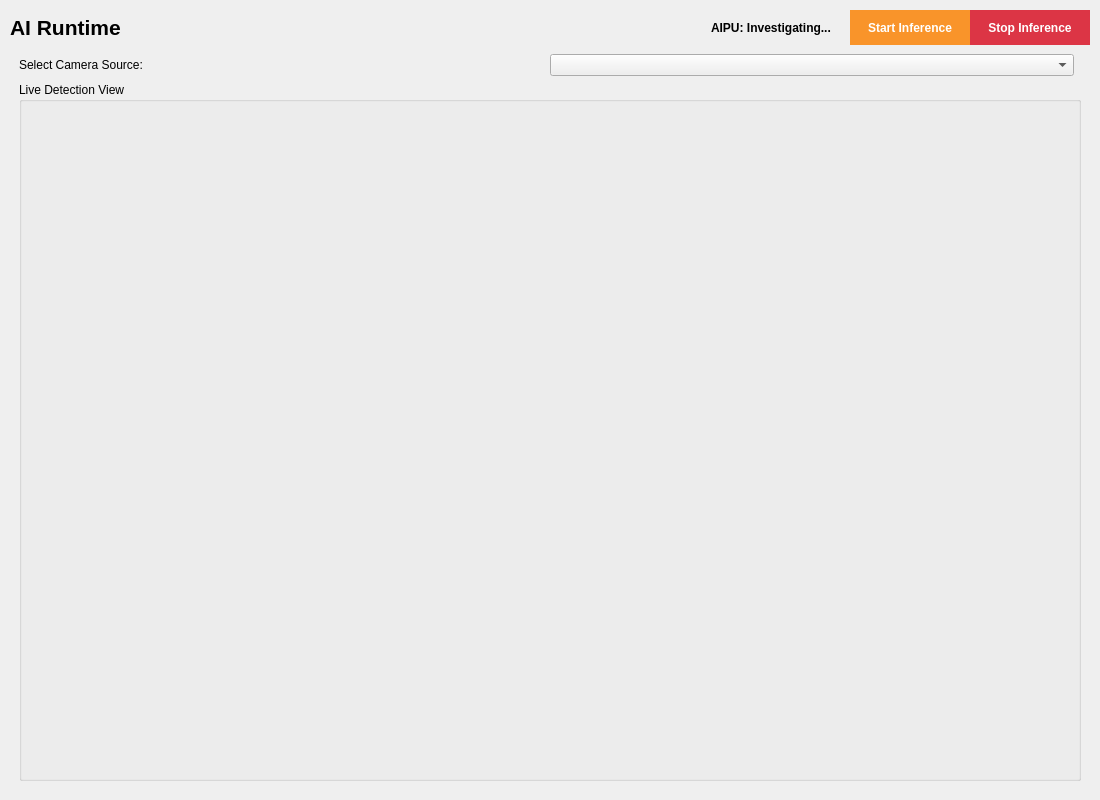
<?xml version='1.0' encoding='utf-8'?>
<ui version="4.0">
 <class>AIRuntimeView</class>
 <widget class="QWidget" name="AIRuntimeView">
  <property name="geometry">
   <rect>
    <x>0</x>
    <y>0</y>
    <width>1100</width>
    <height>800</height>
   </rect>
  </property>
  <layout class="QVBoxLayout" name="mainVerticalLayout">
   <property name="spacing">
    <number>0</number>
   </property>
   <property name="leftMargin">
    <number>10</number>
   </property>
   <property name="topMargin">
    <number>10</number>
   </property>
   <property name="rightMargin">
    <number>10</number>
   </property>
   <property name="bottomMargin">
    <number>10</number>
   </property>
   <item><layout class="QHBoxLayout" name="topNavBarLayout"><item><widget class="QLabel" name="labelTitle">
         <property name="font">
          <font>
           <pointsize>16</pointsize>
           <weight>75</weight>
           <bold>true</bold>
          </font>
         </property>
         <property name="text">
          <string>AI Runtime</string>
         </property>
        </widget>
       </item><item><spacer name="navSpacer"><property name="orientation"><enum>Qt::Horizontal</enum></property><property name="sizeHint"><size><width>40</width><height>20</height></size></property></spacer></item><item><widget class="QLabel" name="lblAipuStatus"><property name="text"><string>AIPU: Investigating...</string></property><property name="styleSheet"><string notr="true">font-weight: bold; margin-right: 15px;</string></property></widget></item><item><widget class="QPushButton" name="btnLaunch">
         <property name="minimumSize">
          <size>
           <width>120</width>
           <height>35</height>
          </size>
         </property>
         <property name="styleSheet">
          <string notr="true">QPushButton { background-color: #F9942A; color: white; border: none; font-weight: bold; } QPushButton:hover { background-color: #E08426; } QPushButton:disabled { background-color: #DEE2E6; }</string>
         </property>
         <property name="text">
          <string>Start Inference</string>
         </property>
        </widget>
       </item><item><widget class="QPushButton" name="btnStop">
         <property name="minimumSize">
          <size>
           <width>120</width>
           <height>35</height>
          </size>
         </property>
         <property name="styleSheet">
          <string notr="true">QPushButton { background-color: #DC3545; color: white; border: none; font-weight: bold; } QPushButton:hover { background-color: #C82333; } QPushButton:disabled { background-color: #DEE2E6; }</string>
         </property>
         <property name="text">
          <string>Stop Inference</string>
         </property>
        </widget>
       </item></layout></item><item><widget class="QStackedWidget" name="contentStack">
      <widget class="QWidget" name="monitoringPage">
       <layout class="QVBoxLayout" name="monitoringLayout">
        <item>
         <layout class="QHBoxLayout" name="cameraSelectionLayout">
          <item>
           <widget class="QLabel" name="lblSelectCamera">
            <property name="text">
             <string>Select Camera Source:</string>
            </property>
           </widget>
          </item>
          <item>
           <widget class="QComboBox" name="comboActiveProfile">
            <property name="minimumWidth">
             <number>200</number>
            </property>
           </widget>
          </item>
          <item>
           <spacer name="horizontalSpacer">
            <property name="orientation">
             <enum>Qt::Horizontal</enum>
            </property>
           </spacer>
          </item>
         </layout>
        </item>
        <item>
         <widget class="QGroupBox" name="liveGrid">
          <property name="title">
           <string>Live Detection View</string>
          </property>
          <layout class="QVBoxLayout" name="videoContainer" />
         </widget>
        </item>
       </layout>
      </widget>
      <widget class="QWidget" name="modelPage">
       <layout class="QHBoxLayout" name="modelMainHLayout">
        <item>
         <widget class="QScrollArea" name="scrollModelSettings">
          <property name="widgetResizable">
           <bool>true</bool>
          </property>
          <widget class="QWidget" name="scrollAreaWidgetContents">
           <layout class="QVBoxLayout" name="verticalLayout_4">
            <item>
             <widget class="QGroupBox" name="groupModelFile">
              <property name="title">
               <string>1. Model Configuration</string>
              </property>
              <layout class="QFormLayout" name="formModel">
               <item row="0" column="0">
                <widget class="QLabel" name="lblModelZoo">
                 <property name="text">
                  <string>Select Model (Zoo):</string>
                 </property>
                </widget>
               </item>
               <item row="0" column="1">
                <widget class="QComboBox" name="comboModelZoo">
                 <property name="editable">
                  <bool>true</bool>
                 </property>
                 <property name="placeholderText">
                  <string>Loading Model Zoo...</string>
                 </property>
                </widget>
               </item>
               <item row="1" column="0">
                <widget class="QLabel" name="lblCustomModel">
                 <property name="text">
                  <string>Custom YAML:</string>
                 </property>
                </widget>
               </item>
               <item row="1" column="1">
                <layout class="QHBoxLayout" name="customModelLayout">
                 <item>
                  <widget class="QLineEdit" name="editModelPath">
                   <property name="readOnly">
                    <bool>true</bool>
                   </property>
                   <property name="placeholderText">
                    <string>Path to custom model.yaml...</string>
                   </property>
                  </widget>
                 </item>
                 <item>
                  <widget class="QPushButton" name="btnBrowseModelYaml">
                   <property name="text">
                    <string>Browse...</string>
                   </property>
                  </widget>
                 </item>
                </layout>
               </item>
               <item row="2" column="0">
                <widget class="QLabel" name="lblModelInfoTitle">
                 <property name="text">
                  <string>Model Info:</string>
                 </property>
                </widget>
               </item>
               <item row="2" column="1">
                <widget class="QLabel" name="lblModelInfo">
                 <property name="text">
                  <string>Select a model to see details.</string>
                 </property>
                 <property name="wordWrap">
                  <bool>true</bool>
                 </property>
                 <property name="styleSheet">
                  <string notr="true">color: #6c757d; font-style: italic;</string>
                 </property>
                </widget>
               </item>
               <item row="3" column="0">
                <widget class="QLabel" name="lblConfidence">
                 <property name="text">
                  <string>Confidence Threshold (%):</string>
                 </property>
                </widget>
               </item>
               <item row="3" column="1">
                <widget class="QSpinBox" name="spinConfidence">
                 <property name="maximum">
                  <number>100</number>
                 </property>
                 <property name="value">
                  <number>50</number>
                 </property>
                </widget>
               </item>
               <item row="4" column="0">
                <widget class="QLabel" name="lblClassMap">
                 <property name="text">
                  <string>Class Map Path:</string>
                 </property>
                </widget>
               </item>
               <item row="4" column="1">
                <layout class="QHBoxLayout" name="horizontalLayout_clsm">
                 <item>
                  <widget class="QLineEdit" name="editClassMapPath" />
                 </item>
                 <item>
                  <widget class="QPushButton" name="btnBrowseClassMap">
                   <property name="text">
                    <string>Browse...</string>
                   </property>
                  </widget>
                 </item>
                </layout>
               </item>
               <item row="5" column="0">
                <widget class="QLabel" name="lblEmbedding">
                 <property name="text">
                  <string>Embedding Path:</string>
                 </property>
                </widget>
               </item>
               <item row="5" column="1">
                <layout class="QHBoxLayout" name="horizontalLayout_emb">
                 <item>
                  <widget class="QLineEdit" name="editEmbeddingPath" />
                 </item>
                 <item>
                  <widget class="QPushButton" name="btnBrowseEmbedding">
                   <property name="text">
                    <string>Browse...</string>
                   </property>
                  </widget>
                 </item>
                </layout>
               </item>
               <item row="6" column="0">
                <widget class="QLabel" name="lblSavePath">
                 <property name="text">
                  <string>Save Output Path:</string>
                 </property>
                </widget>
               </item>
               <item row="6" column="1">
                <layout class="QHBoxLayout" name="horizontalLayout_7">
                 <item>
                  <widget class="QLineEdit" name="editSaveOutputPath" />
                 </item>
                 <item>
                  <widget class="QPushButton" name="btnBrowseOutput">
                   <property name="text">
                    <string>Browse...</string>
                   </property>
                  </widget>
                 </item>
                </layout>
               </item>
              </layout>
             </widget>
            </item>
            <item>
             <widget class="QGroupBox" name="groupPipeline">
              <property name="title">
               <string>2. Pipeline Control</string>
              </property>
              <layout class="QFormLayout" name="formPipeline">
               <item row="0" column="0">
                <widget class="QLabel" name="lblPipelineType">
                 <property name="text">
                  <string>Pipeline Type:</string>
                 </property>
                </widget>
               </item>
               <item row="0" column="1">
                <widget class="QComboBox" name="comboPipelineType">
                 <item>
                  <property name="text">
                   <string>gst</string>
                  </property>
                 </item>
                 <item>
                  <property name="text">
                   <string>native</string>
                  </property>
                 </item>
                </widget>
               </item>
               <item row="1" column="0">
                <widget class="QLabel" name="lblDisplayMode">
                 <property name="text">
                  <string>Display Mode:</string>
                 </property>
                </widget>
               </item>
               <item row="1" column="1">
                <widget class="QComboBox" name="comboDisplayMode">
                 <item>
                  <property name="text">
                   <string>Headless</string>
                  </property>
                 </item>
                 <item>
                  <property name="text">
                   <string>Windowed</string>
                  </property>
                 </item>
                </widget>
               </item>
              </layout>
             </widget>
            </item>
            <item>
             <widget class="QGroupBox" name="groupAIPU">
              <property name="title">
               <string>3. AIPU Core Status</string>
              </property>
              <layout class="QVBoxLayout" name="verticalLayout_6">
               <item>
                <layout class="QHBoxLayout" name="aipuStatusLayout">
                 <item>
                  <widget class="QGroupBox" name="core0Status">
                   <property name="title">
                    <string>C0</string>
                   </property>
                   <layout class="QVBoxLayout" name="c0Layout">
                    <item>
                     <widget class="QLabel" name="lblCore0State">
                      <property name="text">
                       <string>Idle</string>
                      </property>
                      <property name="alignment">
                       <enum>Qt::AlignCenter</enum>
                      </property>
                     </widget>
                    </item>
                   </layout>
                  </widget>
                 </item>
                 <item>
                  <widget class="QGroupBox" name="core1Status">
                   <property name="title">
                    <string>C1</string>
                   </property>
                   <layout class="QVBoxLayout" name="c1Layout">
                    <item>
                     <widget class="QLabel" name="lblCore1State">
                      <property name="text">
                       <string>Idle</string>
                      </property>
                      <property name="alignment">
                       <enum>Qt::AlignCenter</enum>
                      </property>
                     </widget>
                    </item>
                   </layout>
                  </widget>
                 </item>
                 <item>
                  <widget class="QGroupBox" name="core2Status">
                   <property name="title">
                    <string>C2</string>
                   </property>
                   <layout class="QVBoxLayout" name="c2Layout">
                    <item>
                     <widget class="QLabel" name="lblCore2State">
                      <property name="text">
                       <string>Idle</string>
                      </property>
                      <property name="alignment">
                       <enum>Qt::AlignCenter</enum>
                      </property>
                     </widget>
                    </item>
                   </layout>
                  </widget>
                 </item>
                 <item>
                  <widget class="QGroupBox" name="core3Status">
                   <property name="title">
                    <string>C3</string>
                   </property>
                   <layout class="QVBoxLayout" name="c3Layout">
                    <item>
                     <widget class="QLabel" name="lblCore3State">
                      <property name="text">
                       <string>Idle</string>
                      </property>
                      <property name="alignment">
                       <enum>Qt::AlignCenter</enum>
                      </property>
                     </widget>
                    </item>
                   </layout>
                  </widget>
                 </item>
                </layout>
               </item>
               <item>
                <layout class="QFormLayout" name="formAIPU">
                 <item row="0" column="0">
                  <widget class="QLabel" name="lblAipuCores">
                   <property name="text">
                    <string>AIPU Cores:</string>
                   </property>
                  </widget>
                 </item>
                 <item row="0" column="1">
                  <widget class="QLineEdit" name="editAipuCores">
                   <property name="placeholderText">
                    <string>e.g. 0,1,2,3</string>
                   </property>
                  </widget>
                 </item>
                </layout>
               </item>
               <item>
                <layout class="QHBoxLayout" name="aipuOptions">
                 <item>
                  <widget class="QCheckBox" name="chkShowHostFps">
                   <property name="text">
                    <string>Host FPS</string>
                   </property>
                  </widget>
                 </item>
                 <item>
                  <widget class="QCheckBox" name="chkShowStreamTiming">
                   <property name="text">
                    <string>Timing</string>
                   </property>
                  </widget>
                 </item>
                </layout>
               </item>
              </layout>
             </widget>
            </item>
            <item>
             <spacer name="verticalSpacer_3">
              <property name="orientation">
               <enum>Qt::Vertical</enum>
              </property>
              <property name="sizeHint" stdset="0">
               <size>
                <width>20</width>
                <height>40</height>
               </size>
              </property>
             </spacer>
            </item>
           </layout>
          </widget>
         </widget>
        </item>
        <item>
         <widget class="QGroupBox" name="groupProfiles">
          <property name="title">
           <string>Inference Profiles </string>
          </property>
          <layout class="QVBoxLayout" name="profileVLayout">
           <property name="spacing">
            <number>10</number>
           </property>
           <item>
            <layout class="QHBoxLayout" name="lay1">
             <item>
              <widget class="QLabel" name="lblSelectProfile">
               <property name="text">
                <string>Select Profile:</string>
               </property>
              </widget>
             </item>
             <item>
              <widget class="QComboBox" name="comboProfiles" />
             </item>
            </layout>
           </item>
           <item>
            <layout class="QHBoxLayout" name="lay2">
             <item>
              <widget class="QLineEdit" name="editProfileName">
               <property name="placeholderText">
                <string>Profile Name...</string>
               </property>
              </widget>
             </item>
            </layout>
           </item>
           <item>
            <layout class="QHBoxLayout" name="lay3">
             <property name="spacing">
              <number>5</number>
             </property>
             <item>
              <widget class="QPushButton" name="btnNewProfile">
               <property name="text">
                <string>New</string>
               </property>
              </widget>
             </item>
             <item>
              <widget class="QPushButton" name="btnSaveProfile">
               <property name="text">
                <string>Save</string>
               </property>
               <property name="styleSheet">
                <string notr="true">background-color: #F9942A; color: white; font-weight: bold; min-height: 30px;</string>
               </property>
              </widget>
             </item>
             <item>
              <widget class="QPushButton" name="btnDeleteProfile">
               <property name="text">
                <string>Delete</string>
               </property>
               <property name="styleSheet">
                <string notr="true">background-color: #DC3545; color: white; font-weight: bold; min-height: 30px;</string>
               </property>
              </widget>
             </item>
            </layout>
           </item>
           <item>
            <layout class="QVBoxLayout" name="lay4">
             <item>
              <widget class="QLabel" name="lblProfileCamera">
               <property name="text">
                <string>Linked Camera:</string>
               </property>
              </widget>
             </item>
             <item>
              <widget class="QComboBox" name="comboProfileCamera" />
             </item>
            </layout>
           </item>
           <item>
            <layout class="QVBoxLayout" name="profileEdgeXLayout">
             <item>
              <widget class="QLabel" name="lblProfileEdgeXDevice">
               <property name="text">
                <string>EdgeX Device:</string>
               </property>
              </widget>
             </item>
             <item>
              <widget class="QComboBox" name="comboEdgeXDevice" />
             </item>
             <item>
              <widget class="QLabel" name="lblProfileEdgeXProfile">
               <property name="text">
                <string>EdgeX Profile:</string>
               </property>
              </widget>
             </item>
             <item>
              <widget class="QComboBox" name="comboEdgeXProfile" />
             </item>
             <item>
              <widget class="QLabel" name="lblSenmlBn">
               <property name="text">
                <string>SenML Base Name (bn):</string>
               </property>
              </widget>
             </item>
             <item>
              <widget class="QLineEdit" name="editSenmlBn">
               <property name="placeholderText">
                <string>e.g. FaceDetector_</string>
               </property>
              </widget>
             </item>
            </layout>
           </item>
           <item>
            <spacer name="vSpacer">
             <property name="orientation">
              <enum>Qt::Vertical</enum>
             </property>
             <property name="sizeHint" stdset="0">
              <size>
               <width>20</width>
               <height>40</height>
              </size>
             </property>
            </spacer>
           </item>
          </layout>
          <property name="maximumSize">
           <size>
            <width>380</width>
            <height>16777215</height>
           </size>
          </property>
         </widget>
        </item>
       </layout>
      </widget>
      <widget class="QWidget" name="cameraSourcesPage">
       <layout class="QVBoxLayout" name="cameraSourcesLayout">
        <item>
         <widget class="QLabel" name="label_5">
          <property name="font">
           <font>
            <weight>75</weight>
            <bold>true</bold>
           </font>
          </property>
          <property name="text">
           <string>Configure Camera Sources</string>
          </property>
         </widget>
        </item>
        <item>
         <widget class="QTableWidget" name="tableSources">
          <property name="selectionBehavior">
           <enum>QAbstractItemView::SelectRows</enum>
          </property>
          <column>
           <property name="text">
            <string>Name</string>
           </property>
          </column>
          <column>
           <property name="text">
            <string>Type</string>
           </property>
          </column>
          <column>
           <property name="text">
            <string>URI / Path / Index</string>
           </property>
          </column>
         </widget>
        </item>
        <item>
         <layout class="QHBoxLayout" name="sourceButtonsLayout">
          <item>
           <widget class="QPushButton" name="btnAddSource">
            <property name="text">
             <string>Add Source</string>
            </property>
           </widget>
          </item>
          <item>
           <widget class="QPushButton" name="btnEditSource">
            <property name="text">
             <string>Edit Selected</string>
            </property>
           </widget>
          </item>
          <item>
           <widget class="QPushButton" name="btnDeleteSource">
            <property name="text">
             <string>Delete Selected</string>
            </property>
           </widget>
          </item>
          <item>
           <spacer name="horizontalSpacer_2">
            <property name="orientation">
             <enum>Qt::Horizontal</enum>
            </property>
           </spacer>
          </item>
         </layout>
        </item>
        <item>
         <widget class="QGroupBox" name="groupSourceEdit">
          <property name="enabled">
           <bool>false</bool>
          </property>
          <property name="title">
           <string>Edit Source Configuration</string>
          </property>
          <layout class="QVBoxLayout" name="verticalLayout_2">
           <item>
            <layout class="QFormLayout" name="formSourceEdit">
             <item row="0" column="0">
              <widget class="QLabel" name="label_6">
               <property name="text">
                <string>Friendly Name:</string>
               </property>
              </widget>
             </item>
             <item row="0" column="1">
              <widget class="QLineEdit" name="editSourceName" />
             </item>
             <item row="1" column="0">
              <widget class="QLabel" name="label_7">
               <property name="text">
                <string>Source Type:</string>
               </property>
              </widget>
             </item>
             <item row="1" column="1">
              <widget class="QComboBox" name="comboSourceType">
               <item>
                <property name="text">
                 <string>USB Camera</string>
                </property>
               </item>
               <item>
                <property name="text">
                 <string>RTSP Stream</string>
                </property>
               </item>
               <item>
                <property name="text">
                 <string>Video File</string>
                </property>
               </item>
              </widget>
             </item>
            </layout>
           </item>
           <item>
            <layout class="QHBoxLayout" name="horizontalLayout_4">
             <item>
              <widget class="QLabel" name="label_8">
               <property name="text">
                <string>Configuration:</string>
               </property>
              </widget>
             </item>
             <item>
              <widget class="QStackedWidget" name="stackSourceConfig">
               <widget class="QWidget" name="pageUSB">
                <layout class="QHBoxLayout" name="horizontalLayout_2">
                 <property name="leftMargin">
                  <number>0</number>
                 </property>
                 <item>
                  <widget class="QSpinBox" name="spinUSBIndex" />
                 </item>
                 <item>
                  <widget class="QLabel" name="lblUSBHint">
                   <property name="text">
                    <string>(Device Index)</string>
                   </property>
                  </widget>
                 </item>
                 <item>
                  <spacer name="horizontalSpacer_3">
                   <property name="orientation">
                    <enum>Qt::Horizontal</enum>
                   </property>
                  </spacer>
                 </item>
                </layout>
               </widget>
               <widget class="QWidget" name="pageRTSP">
                <layout class="QHBoxLayout" name="horizontalLayout_5">
                 <property name="leftMargin">
                  <number>0</number>
                 </property>
                 <item>
                  <widget class="QLineEdit" name="editRTSPUrl">
                   <property name="placeholderText">
                    <string>rtsp://ip:port/stream</string>
                   </property>
                  </widget>
                 </item>
                </layout>
               </widget>
               <widget class="QWidget" name="pageFile">
                <layout class="QHBoxLayout" name="horizontalLayout_3">
                 <property name="leftMargin">
                  <number>0</number>
                 </property>
                 <item>
                  <widget class="QLineEdit" name="editFilePath" />
                 </item>
                 <item>
                  <widget class="QPushButton" name="btnBrowseFile">
                   <property name="text">
                    <string>Browse...</string>
                   </property>
                  </widget>
                 </item>
                </layout>
               </widget>
              </widget>
             </item>
            </layout>
           </item>
           <item>
            <layout class="QHBoxLayout" name="saveButtonLayout">
             <item>
              <spacer name="horizontalSpacer_4">
               <property name="orientation">
                <enum>Qt::Horizontal</enum>
               </property>
              </spacer>
             </item>
             <item>
              <widget class="QPushButton" name="btnSaveSource">
               <property name="minimumSize">
                <size>
                 <width>120</width>
                 <height>35</height>
                </size>
               </property>
               <property name="styleSheet">
                <string notr="true">QPushButton { background-color: #28A745; color: white; font-weight: bold; border-radius: 4px; } QPushButton:hover { background-color: #218838; }</string>
               </property>
               <property name="text">
                <string>Save Changes</string>
               </property>
              </widget>
             </item>
            </layout>
           </item>
          </layout>
         </widget>
        </item>
       </layout>
      </widget>
     </widget>
    </item>
   </layout>
  </widget>
 <resources />
 <connections />
</ui>
